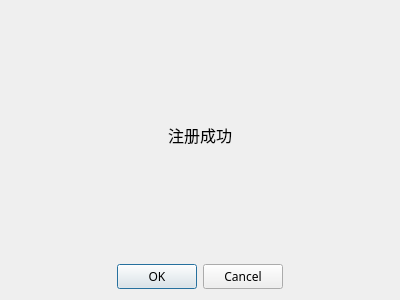
<?xml version="1.0" encoding="UTF-8"?>
<ui version="4.0">
 <class>signSuccess</class>
 <widget class="QDialog" name="signSuccess">
  <property name="geometry">
   <rect>
    <x>0</x>
    <y>0</y>
    <width>400</width>
    <height>300</height>
   </rect>
  </property>
  <property name="font">
   <font>
    <family>微软雅黑</family>
   </font>
  </property>
  <property name="windowTitle">
   <string>Dialog</string>
  </property>
  <layout class="QGridLayout" name="gridLayout">
   <item row="0" column="0">
    <layout class="QVBoxLayout" name="verticalLayout">
     <item>
      <layout class="QHBoxLayout" name="horizontalLayout">
       <item>
        <spacer name="horizontalSpacer_3">
         <property name="orientation">
          <enum>Qt::Horizontal</enum>
         </property>
         <property name="sizeHint" stdset="0">
          <size>
           <width>40</width>
           <height>20</height>
          </size>
         </property>
        </spacer>
       </item>
       <item>
        <widget class="QLabel" name="label">
         <property name="font">
          <font>
           <family>微软雅黑</family>
           <pointsize>12</pointsize>
          </font>
         </property>
         <property name="text">
          <string>注册成功</string>
         </property>
        </widget>
       </item>
       <item>
        <spacer name="horizontalSpacer_4">
         <property name="orientation">
          <enum>Qt::Horizontal</enum>
         </property>
         <property name="sizeHint" stdset="0">
          <size>
           <width>40</width>
           <height>20</height>
          </size>
         </property>
        </spacer>
       </item>
      </layout>
     </item>
     <item>
      <layout class="QHBoxLayout" name="horizontalLayout_2">
       <item>
        <spacer name="horizontalSpacer">
         <property name="orientation">
          <enum>Qt::Horizontal</enum>
         </property>
         <property name="sizeHint" stdset="0">
          <size>
           <width>40</width>
           <height>20</height>
          </size>
         </property>
        </spacer>
       </item>
       <item>
        <widget class="QDialogButtonBox" name="buttonBox">
         <property name="orientation">
          <enum>Qt::Horizontal</enum>
         </property>
         <property name="standardButtons">
          <set>QDialogButtonBox::Cancel|QDialogButtonBox::Ok</set>
         </property>
        </widget>
       </item>
       <item>
        <spacer name="horizontalSpacer_2">
         <property name="orientation">
          <enum>Qt::Horizontal</enum>
         </property>
         <property name="sizeHint" stdset="0">
          <size>
           <width>40</width>
           <height>20</height>
          </size>
         </property>
        </spacer>
       </item>
      </layout>
     </item>
    </layout>
   </item>
  </layout>
 </widget>
 <resources/>
 <connections>
  <connection>
   <sender>buttonBox</sender>
   <signal>accepted()</signal>
   <receiver>signSuccess</receiver>
   <slot>accept()</slot>
   <hints>
    <hint type="sourcelabel">
     <x>248</x>
     <y>254</y>
    </hint>
    <hint type="destinationlabel">
     <x>157</x>
     <y>274</y>
    </hint>
   </hints>
  </connection>
  <connection>
   <sender>buttonBox</sender>
   <signal>rejected()</signal>
   <receiver>signSuccess</receiver>
   <slot>reject()</slot>
   <hints>
    <hint type="sourcelabel">
     <x>316</x>
     <y>260</y>
    </hint>
    <hint type="destinationlabel">
     <x>286</x>
     <y>274</y>
    </hint>
   </hints>
  </connection>
 </connections>
</ui>
